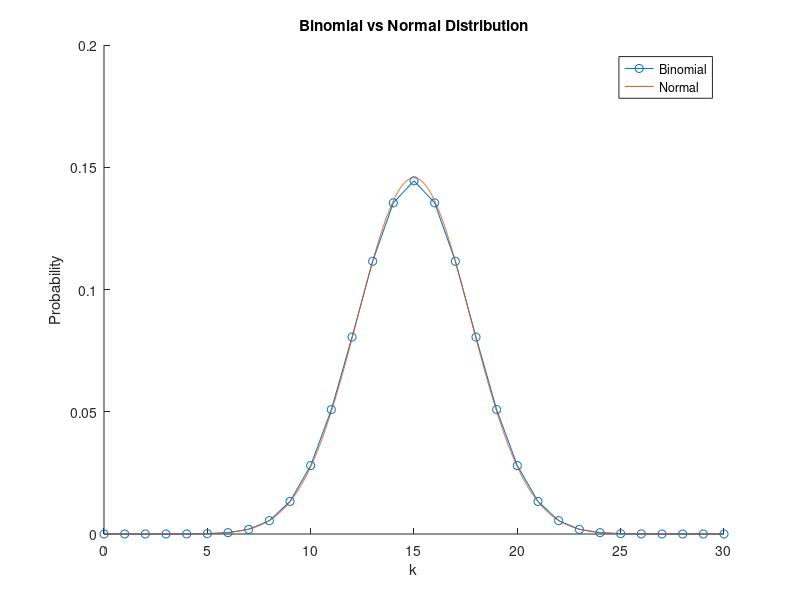

This chart was generated by the following MATLAB code:
% Parameters
n = 30;        % Number of trials
p = 0.5;       % Probability of success
q = 1 - p;     % Probability of failure

% Create Binomial distribution (exact)
PXbinomial = zeros(1, n+1); % Preallocate array
for k = 0:n
    % Binomial probability: n choose k * p^k * q^(n-k)
    PXbinomial(k+1) = nchoosek(n, k) * (p^k) * (q^(n-k));
end

% Create Normal distribution (approximation)
mu = n * p;                % Mean
sigma = sqrt(n * p * q);   % Standard deviation
X = 0:0.01:n;              % Range of x values

% Normal distribution formula
PXnormal = (1 / (sigma * sqrt(2 * pi))) .* exp(-((X - mu).^2) / (2 * sigma^2));

% Plot
figure;
hold on;
plot(0:n, PXbinomial, 'o-', 'DisplayName', 'Binomial'); % Binomial distribution
plot(X, PXnormal, '-', 'DisplayName', 'Normal');       % Normal approximation
hold off;

% Add legend and labels
legend('show');
xlabel('k');
ylabel('Probability');
xlim([0 n]);
title('Binomial vs Normal Distribution');
